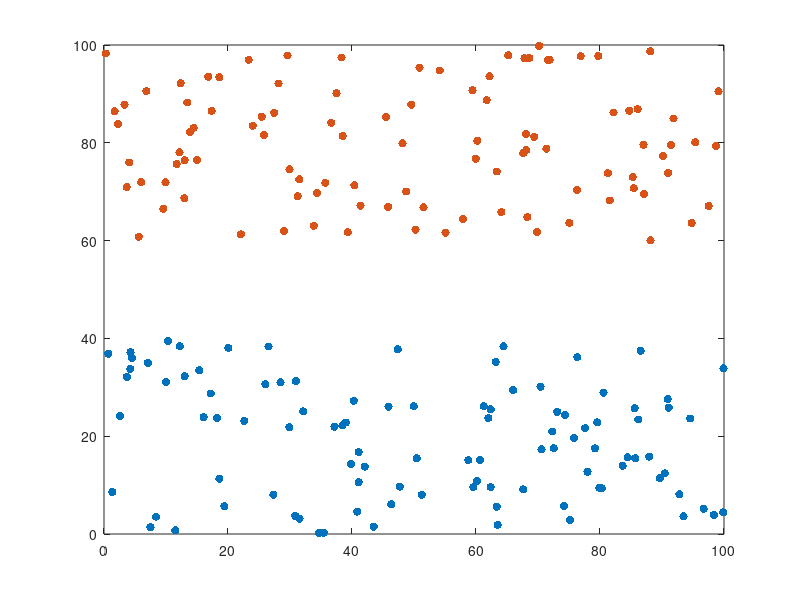

The MATLAB source for this figure:
% Copyright (C) 2018 Zhixian MA <zx@mazhixian.me>
% Randomly generate the training data
% Two-class case

clc
clear all

VerSize = 100;
HorSize = 100;

% Centre of each classifications
ClsCnt1 = [50,20]; Wid1 = [100,40]; ClsNum1 = 100; ClsLab1 = -1;
ClsCnt2 = [50,80]; Wid2 = [100,40]; ClsNum2 = 100; ClsLab2 = 1;

% Generate the data set
% Uniformly distribution
TrainSet1_data = [(ClsCnt1(1) - Wid1(1)/2) + Wid1(1)*rand(ClsNum1,1),(ClsCnt1(2) - Wid1(2)/2) + Wid1(2)*rand(ClsNum1,1)];
TrainSet1_label = ClsLab1 * ones(ClsNum1,1);

TrainSet2_data = [(ClsCnt2(1) - Wid2(1)/2) + Wid2(1)*rand(ClsNum2,1),(ClsCnt2(2) - Wid2(2)/2) + Wid2(2)*rand(ClsNum2,1)];
TrainSet2_label = ClsLab2 * ones(ClsNum2,1);

% Display the data set
figure
scatter(TrainSet1_data(:,1),TrainSet1_data(:,2),'ro','filled');
hold on
scatter(TrainSet2_data(:,1),TrainSet2_data(:,2),'bo','filled');
box on

TrainSet   = [TrainSet1_data(1:end,:);TrainSet2_data(1:end,:)];
TrainLabel = [TrainSet1_label(1:end);TrainSet2_label(1:end)];

save DemoData2C TrainSet TrainLabel TrainSet1_data TrainSet2_data
